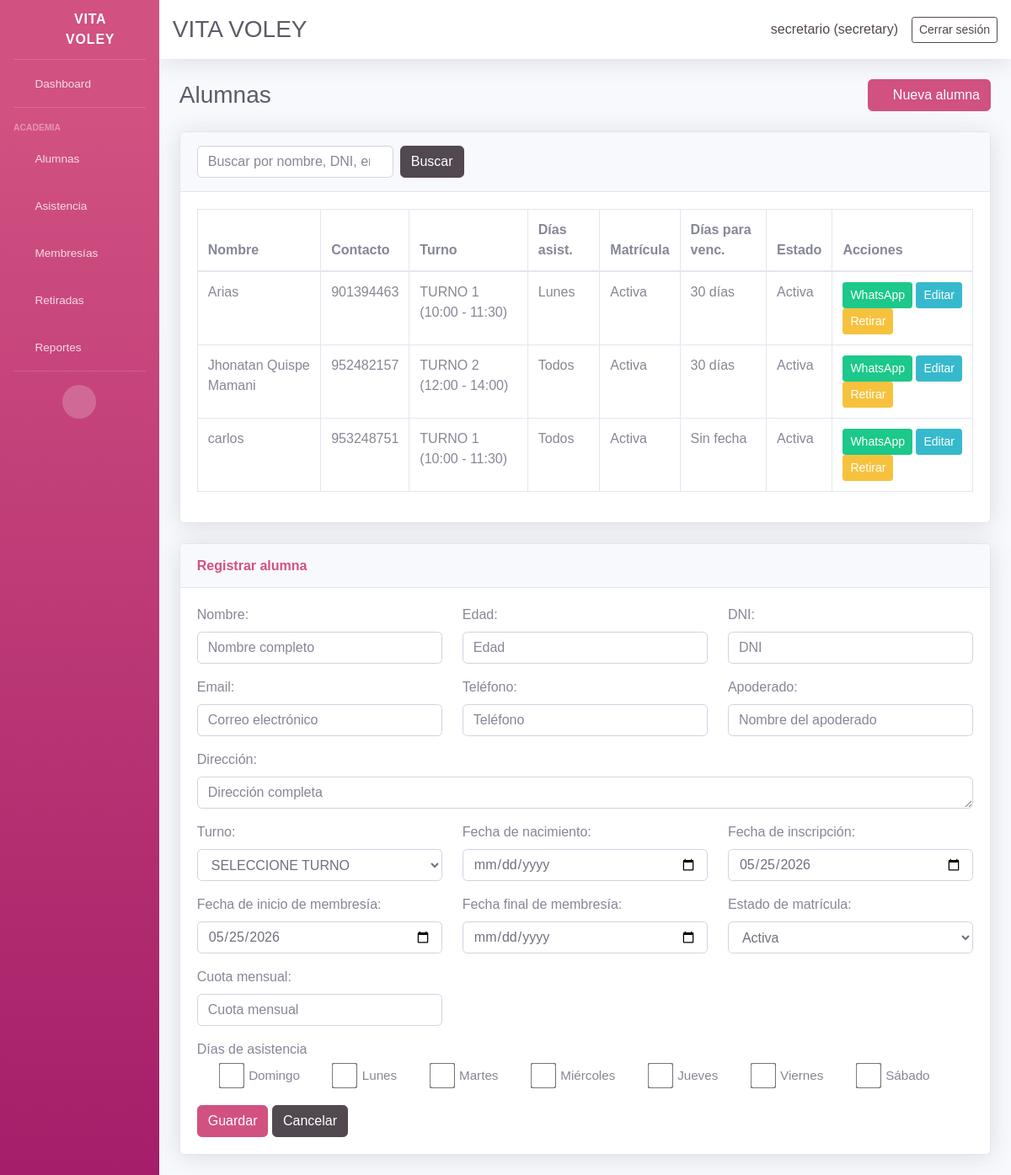
Page /students/ (signed in) on the committed database.
### core/models.py (models this page shows, shortened)
class UserProfile(models.Model):
    ROLE_CHOICES = [
        ('admin', 'Administrador'),
        ('secretary', 'Secretario'),
    ]
    user = models.OneToOneField(User, on_delete=models.CASCADE, related_name='userprofile')
    role = models.CharField(max_length=20, choices=ROLE_CHOICES, default='secretary')
    created_at = models.DateTimeField(auto_now_add=True)

class Student(models.Model):
    ENROLLMENT_STATUS_CHOICES = ENROLLMENT_STATUS_CHOICES
    name = models.CharField(max_length=120)
    age = models.PositiveSmallIntegerField(blank=True, null=True)
    dni = models.CharField(max_length=15, blank=True, null=True)
    email = models.EmailField(blank=True, null=True)
    contact = models.CharField(max_length=200, blank=True, null=True)
    guardian = models.CharField(max_length=120, blank=True, null=True)
    address = models.TextField(blank=True, null=True)
    shift = models.ForeignKey(Shift, on_delete=models.PROTECT, blank=True, null=True, related_name='students')
    enrollment_status = models.CharField(max_length=10, choices=ENROLLMENT_STATUS_CHOICES, default='active')
    retired = models.BooleanField(default=False)
    retired_reason = models.TextField(blank=True, null=True)
    retired_at = models.DateField(blank=True, null=True)
    monthly_fee = models.DecimalField(max_digits=10, decimal_places=2, blank=True, null=True)
    enrollment_date = models.DateField(blank=True, null=True)
    membership_start = models.DateField(blank=True, null=True, verbose_name='Inicio de membresía')
    membership_end = models.DateField(blank=True, null=True, verbose_name='Fin de membresía')
    birth_date = models.DateField(blank=True, null=True)
    attendance_days = models.JSONField(default=list, blank=True)
    created_at = models.DateTimeField(auto_now_add=True)
    class Meta:
        ordering = ['name']
    @property
    def active(self):
        return not self.retired and self.enrollment_status == 'active'
    @property
    def attendance_days_display(self):
        labels = ['Domingo', 'Lunes', 'Martes', 'Miércoles', 'Jueves', 'Viernes', 'Sábado']
        if not self.attendance_days or len(self.attendance_days) == 7:
            return 'Todos'
        return ', '.join([labels[idx] for idx in self.attendance_days if 0 <= idx < len(labels)])
    @property
    def membership_days_remaining(self):
        from datetime import timedelta
        today = timezone.localdate()
        expiry = self.membership_end
        if not expiry and self.membership_start:
            expiry = self.membership_start + timedelta(days=30)
        if not expiry:
            return None
        return (expiry - today).days
    @property
    def membership_days_remaining_display(self):
        days = self.membership_days_remaining
        if days is None:
            return 'Sin fecha'
        if days < 0:
            return f'Vencida {abs(days)}d'
        if days == 0:
            return 'Hoy'
        return f'{days} días'
    @property
    def whatsapp_url(self):
        if not self.contact:
            return None
        digits = ''.join(ch for ch in self.contact if ch.isdigit())
        if not digits:
            return None
        if digits.startswith('00'):
            digits = digits[2:]
        if len(digits) == 9:
            digits = '51' + digits
        elif len(digits) == 10 and digits.startswith('0'):
            digits = '51' + digits[1:]
        if len(digits) < 9:
            return None
        return f'https://wa.me/{digits}'
    def get_shift_display(self):
        if not self.shift:
            return ''
        return str(self.shift)

class Shift(models.Model):
    name = models.CharField(max_length=120)
    start_time = models.TimeField()
    end_time = models.TimeField()
    created_at = models.DateTimeField(auto_now_add=True)
    class Meta:
        ordering = ['name']
    @property
    def schedule(self):
        return f"{self.start_time.strftime('%H:%M')} - {self.end_time.strftime('%H:%M')}"
    def __str__(self):
        return f"{self.name} ({self.schedule})"

### core/views.py (the view, shortened to what this page needs)
# urls.py: path('students/', views.student_list, name='students_list'),
@login_required(login_url='login')
def student_list(request):
    query = request.GET.get('q', '').strip()
    students = Student.objects.filter(retired=False)
    students = students.order_by('name')
    if request.method == 'POST':
        form = StudentForm(request.POST)
        if form.is_valid():
            form.save()
            return redirect('students_list')
    else:
        form = StudentForm()
    context = {
        'students': students,
        'query': query,
        'form': form,
        'create_mode': True,
    }
    return render(request, 'core/students.html', context)

### core/context_processors.py (called while the page is built)
def user_role_context(request):
    user_role = None
    is_admin = False
    is_secretary = False
    if request.user.is_authenticated:
        if request.user.is_superuser:
            user_role = 'admin'
            is_admin = True
        else:
            profile = getattr(request.user, 'userprofile', None)
            if profile is not None:
                user_role = profile.role
                is_admin = profile.role == 'admin'
                is_secretary = profile.role == 'secretary'
            else:
                user_role = 'secretary'
                is_secretary = True
    return {
        'user_role': user_role,
        'is_admin': is_admin,
        'is_secretary': is_secretary,
    }

### core/templates/core/students.html (shortened to what this page needs)
{% extends 'core/base.html' %}
{% block content %}
<div class="d-sm-flex align-items-center justify-content-between mb-4">
    <h1 class="h3 mb-0 text-gray-800">Alumnas</h1>
    <a class="btn btn-primary" href="{% url 'student_add' %}"><i class="fas fa-plus"></i> Nueva alumna</a>
</div>
<div class="card shadow mb-4">
    <div class="card-header py-3">
        <form method="get" class="form-inline">
            <input type="search" name="q" value="{{ query }}" class="form-control mr-2" placeholder="Buscar por nombre, DNI, email o teléfono">
            <button class="btn btn-secondary" type="submit">Buscar</button>
        </form>
    </div>
    <div class="card-body">
        <div class="table-responsive">
            <table class="table table-bordered">
                <thead>
                    <tr><th>Nombre</th><th>Contacto</th><th>Turno</th><th>Días asist.</th><th>Matrícula</th><th>Días para venc.</th><th>Estado</th><th>Acciones</th></tr>
                </thead>
                <tbody>
                    {% for student in students %}
                    <tr>
                        <td>{{ student.name }}</td>
                        <td>{{ student.contact }}</td>
                        <td>{{ student.get_shift_display }}</td>
                        <td>{{ student.attendance_days_display }}</td>
                        <td>{% if student.enrollment_status == 'active' %}Activa{% else %}Inactiva{% endif %}</td>
                        <td>{{ student.membership_days_remaining_display }}</td>
                        <td>{% if student.enrollment_status == 'active' %}Activa{% else %}Inactiva{% endif %}</td>
                        <td>
                            {% if student.whatsapp_url %}
                                <a class="btn btn-sm btn-success" href="{{ student.whatsapp_url }}" target="_blank" rel="noreferrer">WhatsApp</a>
                            {% else %}
                                <button class="btn btn-sm btn-secondary" disabled>WhatsApp</button>
                            {% endif %}
                            <a class="btn btn-sm btn-info" href="{% url 'student_edit' student.id %}">Editar</a>
                            <a class="btn btn-sm btn-warning" href="{% url 'student_retire' student.id %}">Retirar</a>
                        </td>
                    </tr>
                    {% empty %}
                    <tr><td colspan="8">No se encontraron alumnas.</td></tr>
                    {% endfor %}
                </tbody>
            </table>
        </div>
    </div>
</div>
{% if create_mode or edit_mode %}
<div class="card shadow mb-4">
    <div class="card-header py-3"><h6 class="m-0 font-weight-bold text-primary">{% if create_mode %}Registrar alumna{% else %}Editar alumna{% endif %}</h6></div>
    <div class="card-body">
        <form method="post">
            <div class="row">
                <div class="col-md-4 mb-3">{{ form.name.label_tag }} {{ form.name }}</div>
                <div class="col-md-4 mb-3">{{ form.age.label_tag }} {{ form.age }}</div>
                <div class="col-md-4 mb-3">{{ form.dni.label_tag }} {{ form.dni }}</div>
                <div class="col-md-4 mb-3">{{ form.email.label_tag }} {{ form.email }}</div>
                <div class="col-md-4 mb-3">{{ form.contact.label_tag }} {{ form.contact }}</div>
                <div class="col-md-4 mb-3">{{ form.guardian.label_tag }} {{ form.guardian }}</div>
                <div class="col-md-12 mb-3">{{ form.address.label_tag }} {{ form.address }}</div>
                <div class="col-md-4 mb-3">{{ form.shift.label_tag }} {{ form.shift }}</div>
                <div class="col-md-4 mb-3">{{ form.birth_date.label_tag }} {{ form.birth_date }}</div>
                <div class="col-md-4 mb-3">{{ form.enrollment_date.label_tag }} {{ form.enrollment_date }}</div>
                <div class="col-md-4 mb-3">{{ form.membership_start.label_tag }} {{ form.membership_start }}</div>
                <div class="col-md-4 mb-3">{{ form.membership_end.label_tag }} {{ form.membership_end }}</div>
                <div class="col-md-4 mb-3">{{ form.enrollment_status.label_tag }} {{ form.enrollment_status }}</div>
                <div class="col-md-4 mb-3">{{ form.monthly_fee.label_tag }} {{ form.monthly_fee }}</div>
                <div class="col-12 mb-3">
                    <label class="d-block">Días de asistencia</label>
                    <div>
                        {% for checkbox in form.attendance_days %}
                            <div class="form-check form-check-inline mr-2">
                                {{ checkbox.tag }}
                                <label class="form-check-label ml-1">{{ checkbox.choice_label }}</label>
                            </div>
                        {% endfor %}
                    </div>
                </div>
            </div>
            <button class="btn btn-primary" type="submit">Guardar</button>
            <a class="btn btn-secondary" href="{% url 'students_list' %}">Cancelar</a>
        </form>
    </div>
</div>
{% endif %}
{% endblock %}

### core/templates/core/header.html (shortened to what this page needs)
<nav class="navbar navbar-expand navbar-light bg-white topbar mb-4 static-top shadow">
    <div class="d-flex align-items-center w-100 justify-content-between">
        <h1 class="h3 mb-0 text-gray-800">VITA VOLEY</h1>
        {% if user.is_authenticated %}
        <div class="d-flex align-items-center">
            <span class="mr-3 text-secondary">{{ request.user.username }} ({{ user_role|default:'Usuario' }})</span>
            <a href="{% url 'logout' %}" class="btn btn-sm btn-outline-secondary">Cerrar sesión</a>
        </div>
        {% endif %}
    </div>
</nav>

### core/templates/core/base.html (style rules this page uses)
.form-check-input-lg { width: 1.4rem; height: 1.4rem; margin-top: 0.15rem; transform: scale(1.4); -webkit-transform: scale(1.4); vertical-align: middle; }
.form-check-inline { margin-right: 0.6rem; padding-left: 30px; }
.form-check { padding-left: 30px; }
.form-check-label { font-size: 0.95rem; margin-left: 0.25rem; }

### rows in the picture
UserProfile: role "secretary"
Student: name "Arias", contact "901394463", shift "TURNO 1 (10:00 - 11:30)", attendance_days_display "Lunes", enrollment_status "Activa", membership_days_remaining_display "30 días"
Student: name "Jhonatan Quispe Mamani", contact "952482157", shift "TURNO 2 (12:00 - 14:00)", attendance_days_display "Todos", enrollment_status "Activa", membership_days_remaining_display "30 días"
Student: name "carlos", contact "953248751", shift "TURNO 1 (10:00 - 11:30)", attendance_days_display "Todos", enrollment_status "Activa", membership_days_remaining_display "Sin fecha"

### other values in the picture
{{ request.user.username }} "secretario"
{{ checkbox.choice_label }} "Domingo" "Lunes" "Martes" "Miércoles" "Jueves" "Viernes" "Sábado"
